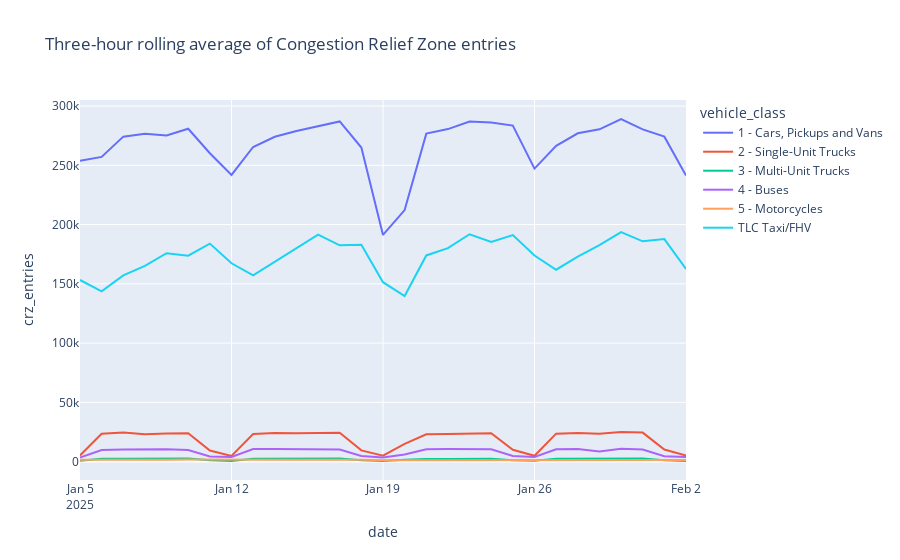

Notebook code cell kept with this figure:
### Code cell
entries_by_loc = entries_by_loc.reset_index()
entries_by_loc = entries_by_loc.rename(columns={"toll_10_minute_block": "date"})

fig = px.line(
    entries_by_loc,
    x="date",
    y="crz_entries",
    color="vehicle_class",
    title="Three-hour rolling average of Congestion Relief Zone entries",
)
fig.show()
